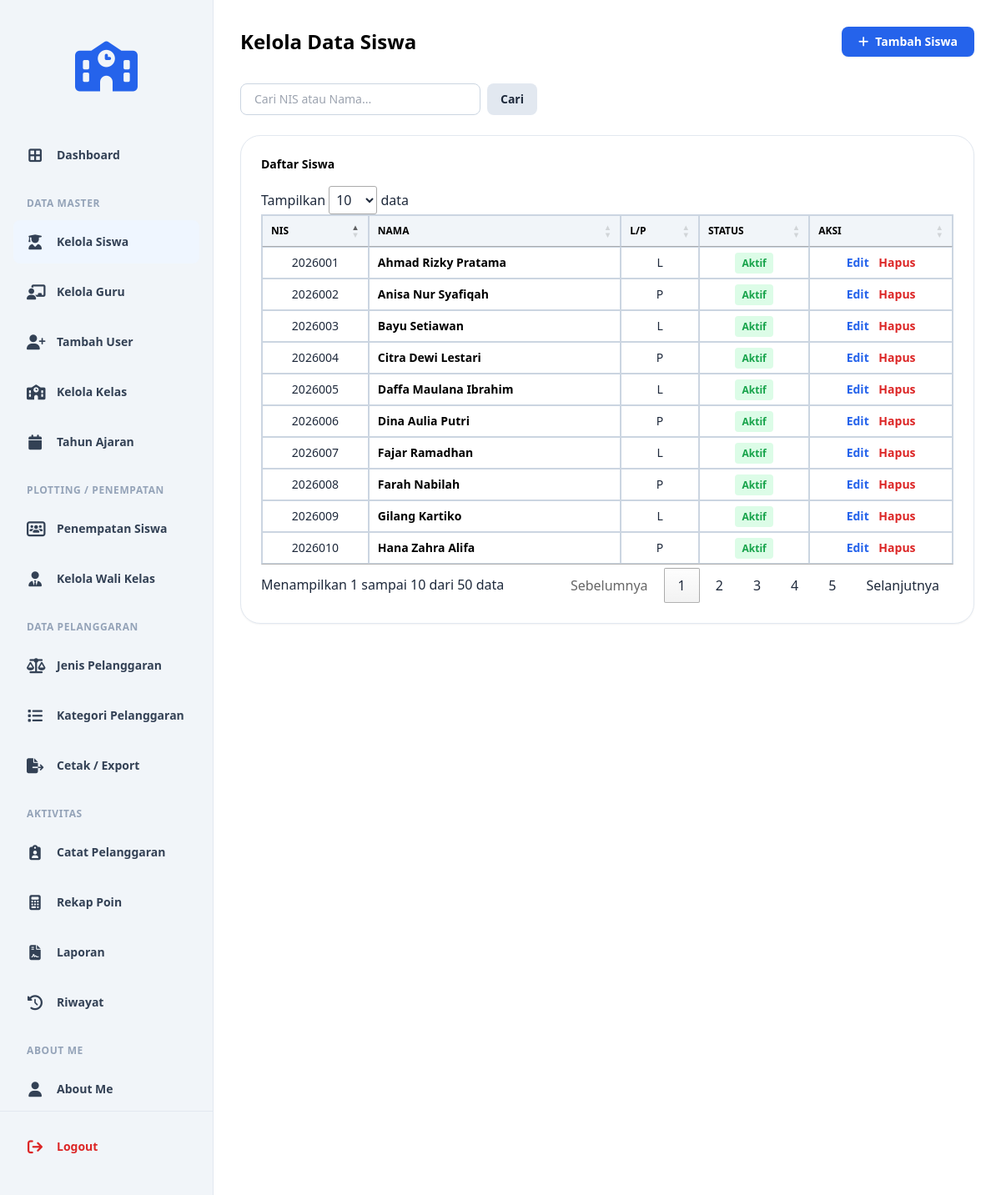
The page /kelola_siswa.php (signed in) on the database its author committed.
### tables this page shows
CREATE TABLE `t_siswa` (
  `id` int(11) NOT NULL,
  `nis` varchar(20) DEFAULT NULL,
  `nisn` varchar(20) DEFAULT NULL,
  `nama` varchar(150) DEFAULT NULL,
  `jenis_kelamin` varchar(4) NOT NULL,
  `tanggal_lahir` date NOT NULL,
  `alamat` text NOT NULL,
  `status_aktif` tinyint(1) NOT NULL,
  `created_at` timestamp NOT NULL DEFAULT current_timestamp(),
  `updated_at` timestamp NOT NULL DEFAULT current_timestamp()
);

### kelola_siswa.php (the view, shortened to what this page needs)
<?php
include 'config/koneksi.php';
$search = $_GET['search'] ?? '';
$where = "";
$query_data = "SELECT * FROM t_siswa $where ORDER BY id DESC";
$result = mysqli_query($koneksi, $query_data);
?>
<!DOCTYPE html>
<html lang="id">
<head>
    <?php include 'layouts/head.php'; ?>
    <link rel="stylesheet" href="https://cdn.datatables.net/1.13.6/css/jquery.dataTables.min.css">
</head>
<body class="bg-white text-slate-800 font-sans">
    <div class="flex min-h-screen">
        <?php include 'layouts/sidebar.php'; ?>
        <main class="flex-1 p-8 bg-white overflow-y-auto">
            <div class="flex justify-between items-center mb-8">
                <h1 class="text-2xl font-bold text-black">Kelola Data Siswa</h1>
                <a href="tambah_siswa.php" class="bg-blue-600 hover:bg-blue-700 text-white px-5 py-2 rounded-lg font-bold text-sm shadow-sm transition flex items-center gap-2">
                    <i class="fa-solid fa-plus"></i> Tambah Siswa
                </a>
            </div>
            <form method="GET" class="mb-6 flex gap-2">
                <input type="text" name="search" value="<?php echo htmlspecialchars($search); ?>" placeholder="Cari NIS atau Nama..." class="px-4 py-2 border border-slate-300 rounded-lg text-sm w-72 focus:outline-none focus:border-blue-600">
                <button type="submit" class="bg-slate-200 hover:bg-slate-300 text-slate-800 px-4 py-2 rounded-lg text-sm font-bold">Cari</button>
            </form>
            <div class="bg-white p-6 rounded-[1.5rem] shadow-sm border border-slate-200">
                <h3 class="text-sm font-bold text-black mb-4">Daftar Siswa</h3>
                <div class="overflow-x-auto">
                    <table id="tabelData" class="w-full border-collapse border border-slate-300">
                        <thead class="bg-slate-100">
                            <tr>
                                <th class="border border-slate-300 px-4 py-3 text-xs font-bold text-black uppercase text-center">NIS</th>
                                <th class="border border-slate-300 px-4 py-3 text-xs font-bold text-black uppercase text-left">NAMA</th>
                                <th class="border border-slate-300 px-4 py-3 text-xs font-bold text-black uppercase text-center">L/P</th>
                                <th class="border border-slate-300 px-4 py-3 text-xs font-bold text-black uppercase text-center">STATUS</th>
                                <th class="border border-slate-300 px-4 py-3 text-xs font-bold text-black uppercase text-center">AKSI</th>
                            </tr>
                        </thead>
                        <tbody>
                            <?php if ($result && mysqli_num_rows($result) > 0): ?>
                                <?php while ($data = mysqli_fetch_assoc($result)): ?>
                                    <tr class="hover:bg-slate-50">
                                        <td class="border border-slate-300 px-4 py-3 text-sm text-center"><?php echo htmlspecialchars($data['nis']); ?></td>
                                        <td class="border border-slate-300 px-4 py-3 text-sm font-bold text-black"><?php echo htmlspecialchars($data['nama']); ?></td>
                                        <td class="border border-slate-300 px-4 py-3 text-sm text-center"><?php echo $data['jenis_kelamin']; ?></td>
                                        <td class="border border-slate-300 px-4 py-3 text-sm text-center">
                                            <?php echo $data['status_aktif'] == 1 ? '<span class="text-green-600 font-bold bg-green-100 px-2 py-1 rounded text-xs">Aktif</span>' : '<span class="text-slate-500 font-bold bg-slate-100 px-2 py-1 rounded text-xs">Non-Aktif</span>'; ?>
                                        </td>
                                        <td class="border border-slate-300 px-4 py-3 text-sm text-center">
                                            <a href="edit_siswa.php?id=<?php echo $data['id']; ?>" class="text-blue-600 font-bold mr-2 hover:underline">Edit</a>
                                            <a href="kelola_siswa.php?delete_id=<?php echo $data['id']; ?>" onclick="return confirm('Hapus siswa ini?')" class="text-red-600 font-bold hover:underline">Hapus</a>
                                        </td>
                                    </tr>
                                <?php endwhile; ?>
                            <?php else: ?>
                                <tr><td colspan="5" class="border border-slate-300 px-4 py-8 text-center text-slate-500 font-bold">Belum ada data.</td></tr>
                            <?php endif; ?>
                        </tbody>
                    </table>
                </div>
            </div>
        </main>
    </div>
</body>
</html>

### rows shown on the page
t_siswa: nis "2026010", nama "Hana Zahra Alifa", jenis_kelamin "P", status_aktif "Aktif"
t_siswa: nis "2026009", nama "Gilang Kartiko", jenis_kelamin "L", status_aktif "Aktif"
t_siswa: nis "2026008", nama "Farah Nabilah", jenis_kelamin "P", status_aktif "Aktif"
t_siswa: nis "2026007", nama "Fajar Ramadhan", jenis_kelamin "L", status_aktif "Aktif"
t_siswa: nis "2026006", nama "Dina Aulia Putri", jenis_kelamin "P", status_aktif "Aktif"
t_siswa: nis "2026005", nama "Daffa Maulana Ibrahim", jenis_kelamin "L", status_aktif "Aktif"
t_siswa: nis "2026004", nama "Citra Dewi Lestari", jenis_kelamin "P", status_aktif "Aktif"
t_siswa: nis "2026003", nama "Bayu Setiawan", jenis_kelamin "L", status_aktif "Aktif"
t_siswa: nis "2026002", nama "Anisa Nur Syafiqah", jenis_kelamin "P", status_aktif "Aktif"
t_siswa: nis "2026001", nama "Ahmad Rizky Pratama", jenis_kelamin "L", status_aktif "Aktif"
